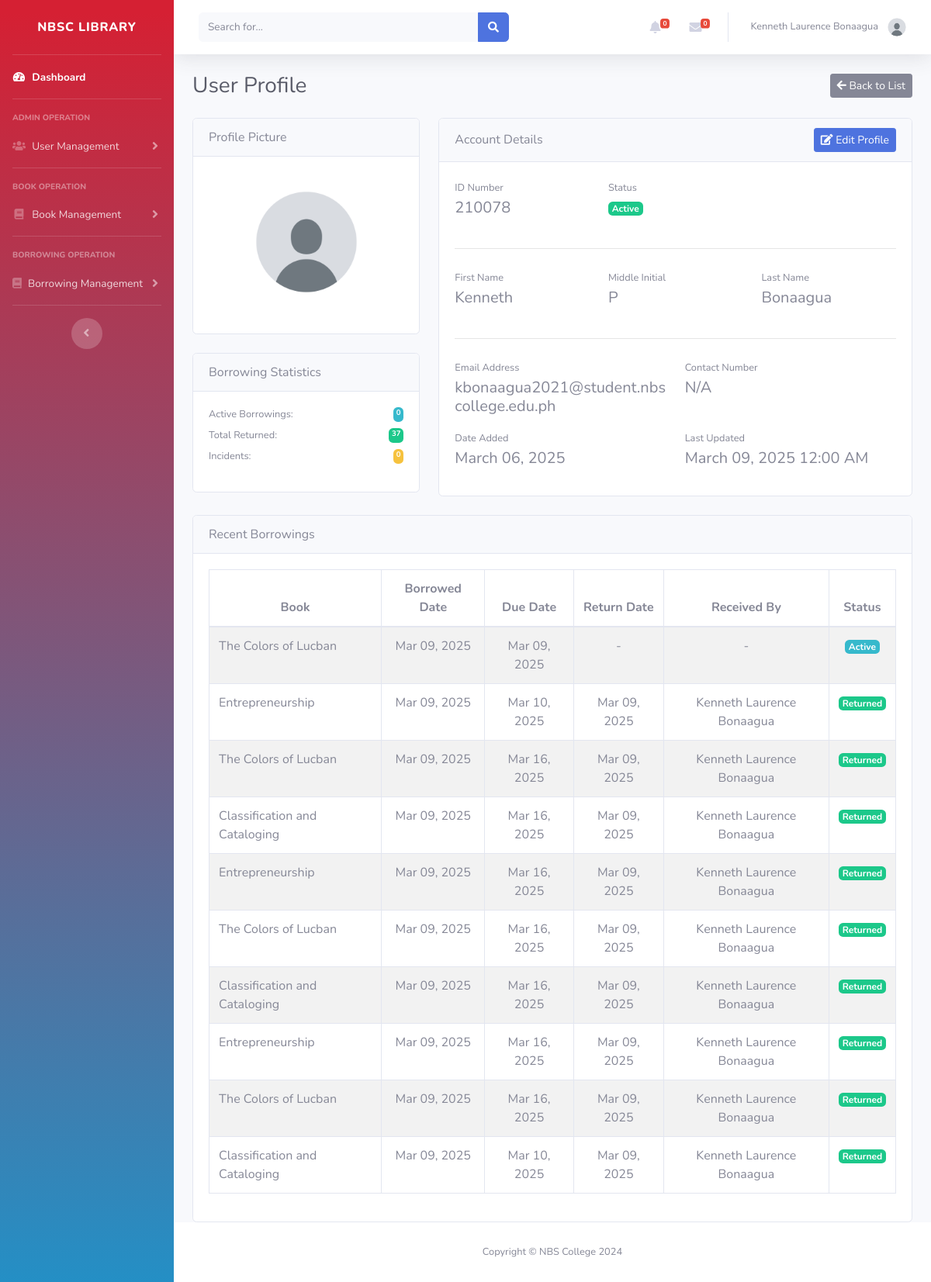
The page /Admin/view_user.php?id=1 (signed in) on the database its author committed.
### tables this page shows
CREATE TABLE `users` (
  `id` int(11) NOT NULL,
  `school_id` int(11) DEFAULT NULL,
  `firstname` varchar(100) DEFAULT NULL,
  `middle_init` varchar(100) DEFAULT NULL,
  `lastname` varchar(100) DEFAULT NULL,
  `email` varchar(100) DEFAULT NULL,
  `password` varchar(100) DEFAULT NULL,
  `contact_no` varchar(100) DEFAULT NULL,
  `borrowed_books` int(225) NOT NULL DEFAULT 0,
  `returned_books` int(225) NOT NULL DEFAULT 0,
  `damaged_books` int(225) NOT NULL DEFAULT 0,
  `lost_books` int(225) NOT NULL DEFAULT 0,
  `user_image` varchar(100) DEFAULT NULL,
  `usertype` varchar(100) DEFAULT NULL,
  `address` varchar(100) DEFAULT NULL,
  `id_type` varchar(100) DEFAULT NULL,
  `id_image` varchar(100) DEFAULT NULL,
  `date_added` date DEFAULT NULL,
  `status` varchar(100) DEFAULT NULL,
  `last_update` date DEFAULT NULL
);

CREATE TABLE `borrowings` (
  `id` int(225) NOT NULL,
  `user_id` int(225) DEFAULT NULL,
  `book_id` int(225) DEFAULT NULL,
  `status` varchar(100) DEFAULT NULL,
  `issue_date` date DEFAULT NULL,
  `issued_by` int(11) DEFAULT NULL,
  `due_date` date DEFAULT NULL,
  `return_date` date DEFAULT NULL,
  `recieved_by` int(11) DEFAULT NULL,
  `report_date` date DEFAULT NULL,
  `replacement_date` date DEFAULT NULL,
  `reminder_sent` tinyint(4) DEFAULT NULL
);

CREATE TABLE `books` (
  `id` int(11) NOT NULL,
  `accession` int(11) NOT NULL,
  `title` varchar(100) DEFAULT NULL,
  `preferred_title` varchar(100) DEFAULT NULL,
  `parallel_title` varchar(100) DEFAULT NULL,
  `subject_category` varchar(100) DEFAULT NULL,
  `subject_detail` varchar(9999) DEFAULT NULL,
  `summary` varchar(1000) DEFAULT NULL,
  `contents` varchar(1000) DEFAULT NULL,
  `front_image` varchar(100) DEFAULT NULL,
  `back_image` varchar(100) DEFAULT NULL,
  `dimension` varchar(100) DEFAULT NULL,
  `series` varchar(100) DEFAULT NULL,
  `volume` varchar(100) DEFAULT NULL,
  `edition` varchar(100) DEFAULT NULL,
  `copy_number` int(225) DEFAULT NULL,
  `total_pages` varchar(100) DEFAULT NULL,
  `supplementary_contents` varchar(100) DEFAULT NULL,
  `ISBN` varchar(100) DEFAULT NULL,
  `content_type` varchar(100) DEFAULT NULL,
  `media_type` varchar(100) DEFAULT NULL,
  `carrier_type` varchar(100) DEFAULT NULL,
  `call_number` varchar(100) DEFAULT NULL,
  `URL` varchar(225) DEFAULT NULL,
  `language` varchar(100) DEFAULT NULL,
  `shelf_location` varchar(100) DEFAULT NULL,
  `entered_by` int(225) DEFAULT NULL,
  `date_added` date DEFAULT NULL,
  `status` varchar(100) DEFAULT NULL,
  `updated_by` int(11) DEFAULT NULL,
  `last_update` date DEFAULT NULL
);

### Admin/inc/functions.php (called while the page is built, shortened)
<?php
function getProfileImagePath($imagePath) {
    $imagePath = str_replace('..', '', $imagePath);
    if (strpos($imagePath, '/Images/') === 0) {
        return '../' . ltrim($imagePath, '/');
    }
    return '../Images/Profile/default-avatar.jpg';
}
function displayProfileImage($imagePath) {
    $path = getProfileImagePath($imagePath);
    return $path;
}
?>

### Admin/inc/status_helper.php (called while the page is built, shortened)
<?php
function getStatusDisplay($status) {
    switch ($status) {
        case 1:
            return ['badge-success', 'Active'];
    }
}
?>

### Admin/view_user.php (the view, shortened to what this page needs)
<?php
include '../admin/inc/header.php';
include '../db.php';
include 'inc/status_helper.php';
require 'inc/functions.php';
$user_id = isset($_GET['id']) ? intval($_GET['id']) : 0;
$stmt = $conn->prepare("
    SELECT u.*,
    COUNT(CASE WHEN b.status = 'borrowed' THEN 1 END) as active_borrowings,
    COUNT(CASE WHEN b.status = 'returned' THEN 1 END) as total_returned,
    COUNT(CASE WHEN b.status IN ('damaged', 'lost') THEN 1 END) as incidents
    FROM users u
    LEFT JOIN borrowings b ON u.id = b.user_id
    WHERE u.id = ?
    GROUP BY u.id
");
$stmt->bind_param("i", $user_id);
$stmt->execute();
$result = $stmt->get_result();
$user = $result->fetch_assoc();
list($status_class, $status_text) = getStatusDisplay($user['status']);
$userImage = displayProfileImage($user['user_image']);
?>
<div id="content">
    <div class="container-fluid">
        <div class="d-flex justify-content-between align-items-center mb-4">
            <h1 class="h3 mb-0 text-gray-800">User Profile</h1>
            <a href="users_list.php" class="btn btn-secondary btn-sm">
                <i class="fas fa-arrow-left"></i> Back to List
            </a>
        </div>
        <div class="row">
            <div class="col-xl-4">
                <div class="card mb-4 mb-xl-0">
                    <div class="card-header">Profile Picture</div>
                    <div class="card-body text-center">
                        <img class="img-account-profile rounded-circle mb-2"
                             src="<?= htmlspecialchars($userImage) ?>"
                             alt="User profile picture"
                             style="width: 180px; height: 180px; object-fit: cover;">
                    </div>
                </div>
                <div class="card mt-4">
                    <div class="card-header">Borrowing Statistics</div>
                    <div class="card-body">
                        <div class="small mb-3">
                            <div class="d-flex justify-content-between mb-2">
                                <span>Active Borrowings:</span>
                                <span class="badge badge-info"><?= $user['active_borrowings'] ?></span>
                            </div>
                            <div class="d-flex justify-content-between mb-2">
                                <span>Total Returned:</span>
                                <span class="badge badge-success"><?= $user['total_returned'] ?></span>
                            </div>
                            <div class="d-flex justify-content-between">
                                <span>Incidents:</span>
                                <span class="badge badge-warning"><?= $user['incidents'] ?></span>
                            </div>
                        </div>
                    </div>
                </div>
            </div>
            <div class="col-xl-8">
                <div class="card mb-4">
                    <div class="card-header d-flex justify-content-between align-items-center">
                        <div>Account Details</div>
                        <a href="edit_user.php?id=<?= $user_id ?>" class="btn btn-primary btn-sm">
                            <i class="fas fa-edit"></i> Edit Profile
                        </a>
                    </div>
                    <div class="card-body">
                        <div class="row">
                            <div class="col-sm-4 mb-3">
                                <label class="small text-muted mb-1">ID Number</label>
                                <div class="h5 mb-0"><?= htmlspecialchars($user['school_id']) ?></div>
                            </div>
                            <div class="col-sm-4 mb-3">
                                <label class="small text-muted mb-1">Status</label>
                                <div><span class="badge <?= $status_class ?>"><?= $status_text ?></span></div>
                            </div>
                        </div>
                        <hr class="my-4">
                        <div class="row">
                            <div class="col-sm-4 mb-3">
                                <label class="small text-muted mb-1">First Name</label>
                                <div class="h5 mb-0"><?= htmlspecialchars($user['firstname']) ?></div>
                            </div>
                            <div class="col-sm-4 mb-3">
                                <label class="small text-muted mb-1">Middle Initial</label>
                                <div class="h5 mb-0"><?= htmlspecialchars($user['middle_init'] ?? 'N/A') ?></div>
                            </div>
                            <div class="col-sm-4 mb-3">
                                <label class="small text-muted mb-1">Last Name</label>
                                <div class="h5 mb-0"><?= htmlspecialchars($user['lastname']) ?></div>
                            </div>
                        </div>
                        <hr class="my-4">
                        <div class="row">
                            <div class="col-sm-6 mb-3">
                                <label class="small text-muted mb-1">Email Address</label>
                                <div class="h5 mb-0"><?= htmlspecialchars($user['email']) ?></div>
                            </div>
                            <div class="col-sm-6 mb-3">
                                <label class="small text-muted mb-1">Contact Number</label>
                                <div class="h5 mb-0"><?= htmlspecialchars($user['contact_number'] ?? 'N/A') ?></div>
                            </div>
                        </div>
                        <div class="row">
                            <div class="col-sm-6 mb-3">
                                <label class="small text-muted mb-1">Date Added</label>
                                <div class="h5 mb-0"><?= date('F d, Y', strtotime($user['date_added'])) ?></div>
                            </div>
                            <?php if ($user['last_update']): ?>
                            <div class="col-sm-6 mb-3">
                                <label class="small text-muted mb-1">Last Updated</label>
                                <div class="h5 mb-0"><?= date('F d, Y g:i A', strtotime($user['last_update'])) ?></div>
                            </div>
                            <?php endif; ?>
                        </div>
                    </div>
                </div>
            </div>
        </div>
        <div class="card">
            <div class="card-header">Recent Borrowings</div>
            <div class="card-body">
                <div class="table-responsive">
                    <table class="table table-bordered table-striped">
                        <thead>
                            <tr>
                                <th class="text-center">Book</th>
                                <th class="text-center">Borrowed Date</th>
                                <th class="text-center">Due Date</th>
                                <th class="text-center">Return Date</th>
                                <th class="text-center">Received By</th>
                                <th class="text-center">Status</th>
                            </tr>
                        </thead>
                        <tbody>
                            <?php
                            $borrowings = $conn->prepare("
                                SELECT b.*, bk.title as book_title,
                                       CONCAT(a.firstname, ' ', a.lastname) as recieved_by_name
                                FROM borrowings b
                                JOIN books bk ON b.book_id = bk.id
                                LEFT JOIN admins a ON b.recieved_by = a.id
                                WHERE b.user_id = ?
                                ORDER BY b.issue_date DESC
                                LIMIT 10
                            ");
                            $borrowings->bind_param("i", $user_id);
                            $borrowings->execute();
                            $result = $borrowings->get_result();
                            while ($row = $result->fetch_assoc()) {
                                echo "<tr>";
                                echo "<td>" . htmlspecialchars($row['book_title']) . "</td>";
                                echo "<td class='text-center'>" . date('M d, Y', strtotime($row['issue_date'])) . "</td>";
                                echo "<td class='text-center'>" . date('M d, Y', strtotime($row['due_date'])) . "</td>";
                                echo "<td class='text-center'>" . ($row['return_date'] ? date('M d, Y', strtotime($row['return_date'])) : '-') . "</td>";
                                echo "<td class='text-center'>" . ($row['recieved_by_name'] ? htmlspecialchars($row['recieved_by_name']) : '-') . "</td>";
                                echo "<td class='text-center'><span class='badge badge-" .
                                    ($row['status'] == 'Returned' ? 'success' :
                                    ($row['status'] == 'Damaged' ? 'warning' :
                                    ($row['status'] == 'Lost' ? 'danger' : 'info'))) .
                                    "'>" . ucfirst($row['status']) . "</span></td>";
                                echo "</tr>";
                            }
                            ?>
                        </tbody>
                    </table>
                </div>
            </div>
        </div>
    </div>
</div>
<?php include '../Admin/inc/footer.php'; ?>

### rows shown on the page
users: user_image (placeholder picture), school "210078", firstname "Kenneth", middle_init "P", lastname "Bonaagua", email "kbonaagua2021@student.nbscollege.edu.ph", date_added "March 06, 2025", last_update "March 09, 2025 12:00 AM"
borrowings: book.title "The Colors of Lucban", issue_date "Mar 09, 2025", due_date "Mar 09, 2025", status "Active"
borrowings: book.title "Entrepreneurship", issue_date "Mar 09, 2025", due_date "Mar 10, 2025", return_date "Mar 09, 2025", recieved_by_name "Kenneth Laurence Bonaagua", status "Returned"
borrowings: book.title "The Colors of Lucban", issue_date "Mar 09, 2025", due_date "Mar 16, 2025", return_date "Mar 09, 2025", recieved_by_name "Kenneth Laurence Bonaagua", status "Returned"
borrowings: book.title "Classification and Cataloging", issue_date "Mar 09, 2025", due_date "Mar 16, 2025", return_date "Mar 09, 2025", recieved_by_name "Kenneth Laurence Bonaagua", status "Returned"
borrowings: book.title "Entrepreneurship", issue_date "Mar 09, 2025", due_date "Mar 16, 2025", return_date "Mar 09, 2025", recieved_by_name "Kenneth Laurence Bonaagua", status "Returned"
borrowings: book.title "The Colors of Lucban", issue_date "Mar 09, 2025", due_date "Mar 16, 2025", return_date "Mar 09, 2025", recieved_by_name "Kenneth Laurence Bonaagua", status "Returned"
borrowings: book.title "Classification and Cataloging", issue_date "Mar 09, 2025", due_date "Mar 16, 2025", return_date "Mar 09, 2025", recieved_by_name "Kenneth Laurence Bonaagua", status "Returned"
borrowings: book.title "Entrepreneurship", issue_date "Mar 09, 2025", due_date "Mar 16, 2025", return_date "Mar 09, 2025", recieved_by_name "Kenneth Laurence Bonaagua", status "Returned"
borrowings: book.title "The Colors of Lucban", issue_date "Mar 09, 2025", due_date "Mar 16, 2025", return_date "Mar 09, 2025", recieved_by_name "Kenneth Laurence Bonaagua", status "Returned"
borrowings: book.title "Classification and Cataloging", issue_date "Mar 09, 2025", due_date "Mar 10, 2025", return_date "Mar 09, 2025", recieved_by_name "Kenneth Laurence Bonaagua", status "Returned"

### other values the page prints
$_SESSION['admin_firstname'] "Kenneth Laurence"
$_SESSION['admin_lastname'] "Bonaagua"
$user['active_borrowings'] "0"
$user['total_returned'] "37"
$user['incidents'] "0"
$status_text "Active"
$user['contact_number'] "N/A"
